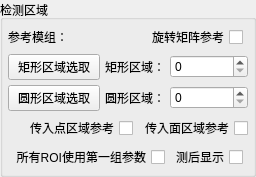
        <widget class="QGroupBox" name="groupBox_2">
         <property name="title">
          <string>检测区域</string>
         </property>
         <layout class="QGridLayout" name="gridLayout">
          <property name="leftMargin">
           <number>5</number>
          </property>
          <property name="topMargin">
           <number>5</number>
          </property>
          <property name="rightMargin">
           <number>5</number>
          </property>
          <property name="bottomMargin">
           <number>5</number>
          </property>
          <property name="spacing">
           <number>5</number>
          </property>
          <item row="2" column="4" colspan="2">
           <widget class="QSpinBox" name="sp_CirRegionNum">
            <property name="buttonSymbols">
             <enum>QAbstractSpinBox::UpDownArrows</enum>
            </property>
            <property name="minimum">
             <number>0</number>
            </property>
            <property name="maximum">
             <number>3</number>
            </property>
           </widget>
          </item>
          <item row="1" column="4" colspan="2">
           <widget class="QSpinBox" name="sp_RecRegionNum">
            <property name="buttonSymbols">
             <enum>QAbstractSpinBox::UpDownArrows</enum>
            </property>
            <property name="minimum">
             <number>0</number>
            </property>
            <property name="maximum">
             <number>7</number>
            </property>
           </widget>
          </item>
          <item row="4" column="0" colspan="4">
           <widget class="QCheckBox" name="cb_useSameParam">
            <property name="toolTip">
             <string>所有的ROI均使用第一组ROI中的参数</string>
            </property>
            <property name="layoutDirection">
             <enum>Qt::RightToLeft</enum>
            </property>
            <property name="text">
             <string>所有ROI使用第一组参数</string>
            </property>
           </widget>
          </item>
          <item row="0" column="0">
           <widget class="QLabel" name="label">
            <property name="text">
             <string>参考模组：</string>
            </property>
           </widget>
          </item>
          <item row="0" column="1" colspan="4">
           <widget class="QCheckBox" name="cb_useRefer">
            <property name="layoutDirection">
             <enum>Qt::RightToLeft</enum>
            </property>
            <property name="text">
             <string>旋转矩阵参考</string>
            </property>
           </widget>
          </item>
          <item row="1" column="0" colspan="2">
           <widget class="QPushButton" name="bt_selectRecRoi">
            <property name="text">
             <string>矩形区域选取</string>
            </property>
            <property name="checkable">
             <bool>true</bool>
            </property>
           </widget>
          </item>
          <item row="1" column="2" colspan="2">
           <widget class="QLabel" name="label_26">
            <property name="text">
             <string>矩形区域：</string>
            </property>
           </widget>
          </item>
          <item row="2" column="0" colspan="2">
           <widget class="QPushButton" name="bt_selectCirRoi">
            <property name="text">
             <string>圆形区域选取</string>
            </property>
            <property name="checkable">
             <bool>true</bool>
            </property>
           </widget>
          </item>
          <item row="2" column="2" colspan="2">
           <widget class="QLabel" name="label_27">
            <property name="text">
             <string>圆形区域：</string>
            </property>
           </widget>
          </item>
          <item row="3" column="0" colspan="3">
           <widget class="QCheckBox" name="cb_usePointRegionRefer">
            <property name="layoutDirection">
             <enum>Qt::RightToLeft</enum>
            </property>
            <property name="text">
             <string>传入点区域参考</string>
            </property>
           </widget>
          </item>
          <item row="3" column="3" colspan="3">
           <widget class="QCheckBox" name="cb_useAreaRegionRefer">
            <property name="layoutDirection">
             <enum>Qt::RightToLeft</enum>
            </property>
            <property name="text">
             <string>传入面区域参考</string>
            </property>
           </widget>
          </item>
          <item row="4" column="4">
           <widget class="QCheckBox" name="cb_dispAfterDet">
            <property name="layoutDirection">
             <enum>Qt::RightToLeft</enum>
            </property>
            <property name="text">
             <string>测后显示</string>
            </property>
           </widget>
          </item>
         </layout>
        </widget>
